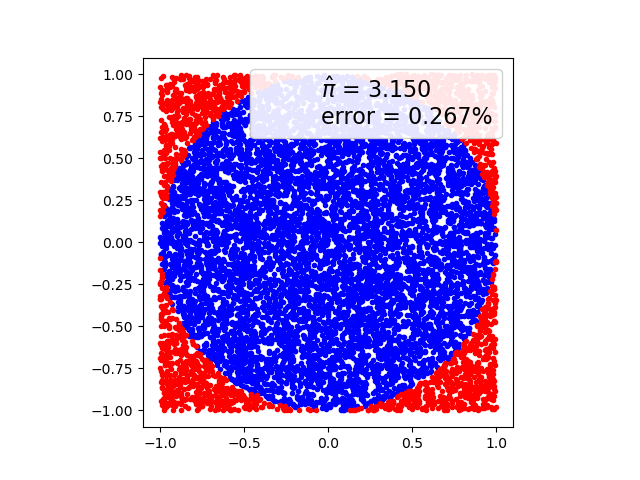

Recreate this plot in Python.
#
# Bayesian Analysis with Python written by Osvaldo Marthin
# Chapter 2
# calculate pai by MonteCarlo method
##################################################################

import matplotlib.pyplot as plt
import scipy.stats as stats
import numpy as np
import pandas as pd
import pymc3 as pm
import theano

N = 10000
x, y = np.random.uniform(-1, 1, size=(2, N))
inside = (x**2 + y**2) <= 1
pi = inside.sum()*4/N
error = abs((pi - np.pi)/pi)* 100
outside = np.invert(inside)

plt.plot(x[inside], y[inside], 'b.')
plt.plot(x[outside], y[outside], 'r.')
plt.plot(0, 0, label='$\hat\pi$ = {:4.3f}\nerror = {:4.3f}%'.format(pi, error), alpha=0)
plt.axis('square')
plt.legend(frameon=True, framealpha=0.9, fontsize=16);
plt.savefig('imgpai.png')
